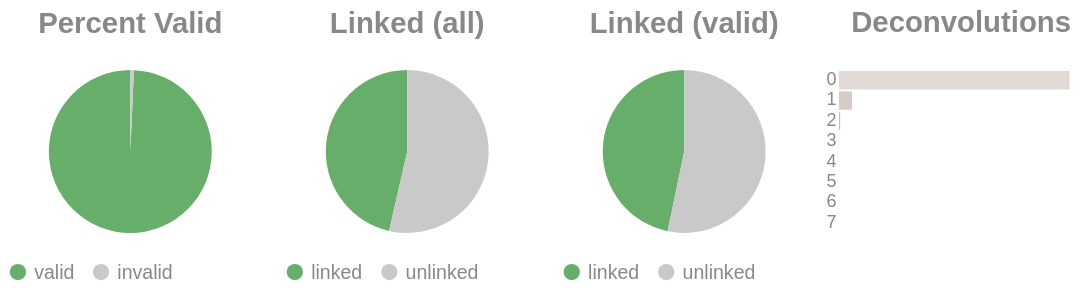

Notebook code cell kept with this figure:
### Code cell
if SKIPLR:
    pass
else:
    clash = Counter()
    for i in valids['molecule'].to_list():
        _mol = i.split("-")
        if len(_mol) == 1:
            clash.update('0')
        else:
            clash.update(_mol[-1])

    _d = {"deconvolutions": [], 'count': []}
    for k,v in clash.items():
        _d['deconvolutions'].append(k)
        _d['count'].append(v)

    tot_valid = valids['reads'].sum()
    mask = valids['reads'] >= 2
    n_linked_reads = valids.filter(mask)['reads'].sum()
    if n_linked_reads == 0:
        print_html("No linked molecules (>=2 reads) were detected; skipping linked-only distributions.")
        SKIPLR = True
    else:
        perc_valid = round(tot_valid / n_reads, 4)
        linked_perc_abs = round(n_linked_reads / n_reads, 4)
        linked_perc = round(n_linked_reads / tot_valid, 4)

    _valid = pl.DataFrame({"valids": ['valid', 'invalid'], "count": [tot_valid, n_reads - tot_valid]})
    _linked_abs = pl.DataFrame({"linked (absolute)": ['linked', 'unlinked'], "count": [n_linked_reads, n_reads - n_linked_reads]})
    _linked_rel = pl.DataFrame({"linked (valids)": ['linked', 'unlinked'], "count": [n_linked_reads, tot_valid - n_linked_reads]})

    (
        alt.hconcat(
            piechart(_valid, goodval = 'valid', title = "Percent Valid"),
            piechart(_linked_abs, goodval = "linked", title =  "Linked (all)"),
            piechart(_linked_rel, goodval = "linked", title =  "Linked (valid)"),
            convolutionbar(pl.DataFrame(_d), title = "Deconvolutions"),
            center = True,
            bounds = 'flush'
        )
        .resolve_scale(color='independent')
        .resolve_legend('independent')
        .properties(usermeta={'embedOptions': {"actions": False}})
    ).display()

### Figure 1 — Vega-Lite specification as saved in the notebook (floating-point values rounded to 4 significant figures)
{"width": "container", "height": 400, "config": {"title": {"anchor": "start", "dy": -15, "fontSize": 18, "color": "#888888", "subtitleColor": "#888888", "subtitleFontSize": 14}, "arc": {"fill": "#0072B2"}, "axis": {"domainColor": "#888888", "domainWidth": 0.5, "gridWidth": 0.2, "grid": false, "titleFontWeight": 400, "titleFontSize": 15, "labelFontSize": 11, "labelColor": "#888888", "tickColor": "#888888", "tickWidth": 0.2, "titleColor": "#888888"}, "axisBand": {"grid": false}, "axisX": {"grid": true, "tickSize": 10, "domainCap": "round"}, "axisY": {"domain": false, "grid": true, "tickSize": 0, "domainCap": "round"}, "background": "transparent", "header": {"labelFontSize": 15, "labelColor": "#888888", "titleFontSize": 15, "titleFontWeight": 600, "titleColor": "#888888"}, "legend": {"labelFont": "sans-serif", "labelFontSize": 12, "labelColor": "#888888", "symbolSize": 100, "symbolType": "circle", "titleFontSize": 12, "titlePadding": 10, "titleColor": "#888888", "title": null}, "range": {"category": ["#E69F00", "#56B4E9", "#009E73", "#F0E442", "#0072B2", "#D55E00", "#CC79A7", "#000000"], "diverging": ["#cfe8f3", "#a2d4ec", "#73bfe2", "#46abdb", "#1696d2", "#12719e"]}, "area": {"fill": "#0072B2", "fillOpacity": 0.7, "line": true, "strokeOpacity": 0.7}, "line": {"color": "#0072B2", "stroke": "#0072B2", "strokeWidth": 2}, "trail": {"color": "#0072B2", "stroke": "#0072B2", "strokeWidth": 0, "size": 1}, "point": {"filled": true, "fillOpacity": 1.0, "size": 95}, "text": {"color": "#888888", "fontSize": 11, "align": "right", "fontWeight": 400, "size": 11}, "bar": {"fill": "#0072B2", "stroke": null}, "view": {"stroke": null, "continuousWidth": 660, "continuousHeight": 400}}, "hconcat": [{"data": {"name": "data-8eddf2b050a77ff3199cbd0d9c9ad755"}, "mark": {"type": "arc"}, "encoding": {"color": {"field": "valids", "legend": {"orient": "bottom", "title": null}, "scale": {"domain": ["valid", "invalid"], "range": ["#68ae6b", "#C9C9C9"]}, "title": "Valids", "type": "nominal"}, "theta": {"field": "count", "type": "quantitative"}, "tooltip": [{"field": "valids", "title": "Valids", "type": "ordinal"}, {"field": "percent", "format": ".2%", "title": "Percent", "type": "quantitative"}, {"field": "count", "title": "Count", "type": "quantitative"}]}, "height": 100, "title": {"text": "Percent Valid", "align": "center", "anchor": "middle"}, "transform": [{"calculate": "datum.count / 9683166", "as": "percent"}], "width": 150}, {"data": {"name": "data-68e07a5a8952b14ea8205cde05da8077"}, "mark": {"type": "arc"}, "encoding": {"color": {"field": "linked (absolute)", "legend": {"orient": "bottom", "title": null}, "scale": {"domain": ["linked", "unlinked"], "range": ["#68ae6b", "#C9C9C9"]}, "title": "Linked (Absolute)", "type": "nominal"}, "theta": {"field": "count", "type": "quantitative"}, "tooltip": [{"field": "linked (absolute)", "title": "Linked (Absolute)", "type": "ordinal"}, {"field": "percent", "format": ".2%", "title": "Percent", "type": "quantitative"}, {"field": "count", "title": "Count", "type": "quantitative"}]}, "height": 100, "title": {"text": "Linked (all)", "align": "center", "anchor": "middle"}, "transform": [{"calculate": "datum.count / 9683166", "as": "percent"}], "width": 150}, {"data": {"name": "data-c236a4b4d6ba5b8fd02b8c52da93243b"}, "mark": {"type": "arc"}, "encoding": {"color": {"field": "linked (valids)", "legend": {"orient": "bottom", "title": null}, "scale": {"domain": ["linked", "unlinked"], "range": ["#68ae6b", "#C9C9C9"]}, "title": "Linked (Valids)", "type": "nominal"}, "theta": {"field": "count", "type": "quantitative"}, "tooltip": [{"field": "linked (valids)", "title": "Linked (Valids)", "type": "ordinal"}, {"field": "percent", "format": ".2%", "title": "Percent", "type": "quantitative"}, {"field": "count", "title": "Count", "type": "quantitative"}]}, "height": 100, "title": {"text": "Linked (valid)", "align": "center", "anchor": "middle"}, "transform": [{"calculate": "datum.count / 9614307", "as": "percent"}], "width": 150}, {"data": {"name": "data-5d3e3ab433fb3357e6b780d22f37d3ff"}, "mark": {"type": "bar"}, "encoding": {"color": {"field": "deconvolutions", "legend": null, "scale": {"scheme": "lightgreyred"}, "type": "nominal"}, "tooltip": [{"field": "deconvolutions", "title": "Deconvolutions", "type": "ordinal"}, {"field": "percent", "format": ".2%", "title": "Percent", "type": "quantitative"}, {"field": "count", "title": "Count", "type": "quantitative"}], "x": {"axis": null, "field": "count", "type": "quantitative"}, "y": {"field": "deconvolutions", "sort": "ascending", "title": null, "type": "nominal"}}, "height": 100, "title": {"text": "Deconvolutions", "align": "center", "anchor": "middle"}, "transform": [{"calculate": "datum.count / 6517748", "as": "percent"}], "width": 150}], "bounds": "flush", "center": true, "resolve": {"legend": {"angle": "independent"}, "scale": {"color": "independent"}}, "usermeta": {"embedOptions": {"actions": false}}, "$schema": "https://vega.github.io/schema/vega-lite/v6.1.0.json", "datasets": {"data-8eddf2b050a77ff3199cbd0d9c9ad755": [{"valids": "valid", "count": 9614307}, {"valids": "invalid", "count": 68859}], "data-68e07a5a8952b14ea8205cde05da8077": [{"linked (absolute)": "linked", "count": 4494436}, {"linked (absolute)": "unlinked", "count": 5188730}], "data-c236a4b4d6ba5b8fd02b8c52da93243b": [{"linked (valids)": "linked", "count": 4494436}, {"linked (valids)": "unlinked", "count": 5119871}], "data-5d3e3ab433fb3357e6b780d22f37d3ff": [{"deconvolutions": "0", "count": 6132926}, {"deconvolutions": "1", "count": 347366}, {"deconvolutions": "2", "count": 32966}, {"deconvolutions": "3", "count": 3877}, {"deconvolutions": "4", "count": 529}, {"deconvolutions": "5", "count": 69}, {"deconvolutions": "6", "count": 12}, {"deconvolutions": "7", "count": 3}]}}
